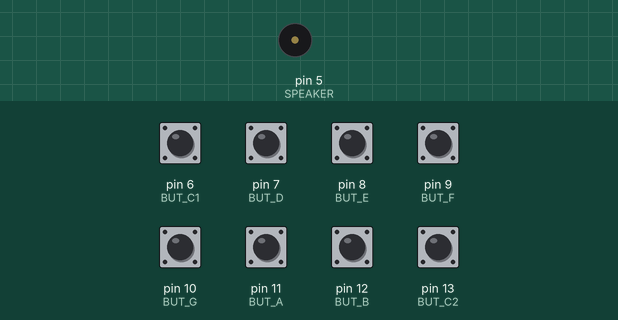
This sketch was run on a simulated Arduino Uno, built with avr-gcc and run on an emulated ATmega328P. On the bench: buzzer (waves = sounding). The inputs (shaded band) are chosen by the test bench; at power-on: pin 6 (BUT_C1), pin 7 (BUT_D), pin 8 (BUT_E), pin 9 (BUT_F), pin 10 (BUT_G), pin 11 (BUT_A), pin 12 (BUT_B), pin 13 (BUT_C2) HIGH.

Above: at 1.2 s.
1.3 s: pin 6 (BUT_C1) pulled LOW for 0.15 s
At 1.38 s:
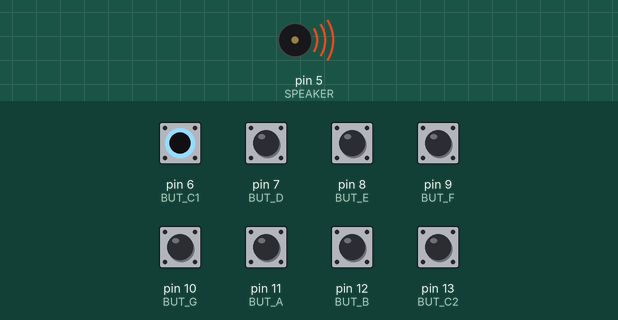
Timing chart, 0 to 4.3 s (numbered marks = the images above; inputs shaded):
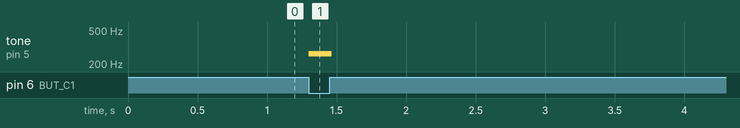

The sketch:

Piano.ino
```cpp
/* FILE:    Piano
   DATE:    19/09/16
   VERSION: 0.1
   AUTHOR:  Andrew Davies

19/09/16 version 0.1: Original version

THIS SOFTWARE IS PROVIDED "AS IS". HOBBY COMPONENTS MAKES NO WARRANTIES, WHETHER
EXPRESS, IMPLIED OR STATUTORY, INCLUDING, BUT NOT LIMITED TO, IMPLIED WARRANTIES OF
MERCHANTABILITY AND FITNESS FOR A PARTICULAR PURPOSE, ACCURACY OR LACK OF NEGLIGENCE.
HOBBY COMPONENTS SHALL NOT, IN ANY CIRCUMSTANCES, BE LIABLE FOR ANY DAMAGES,
INCLUDING, BUT NOT LIMITED TO, SPECIAL, INCIDENTAL OR CONSEQUENTIAL DAMAGES FOR ANY
REASON WHATSOEVER.
*/

/* Digital pin for speaker output */
#define SPEAKER 5

/* Digital inputs for the 8 buttons */
#define BUT_C1 6
#define BUT_D 7
#define BUT_E 8
#define BUT_F 9
#define BUT_G 10
#define BUT_A 11
#define BUT_B 12
#define BUT_C2 13

void setup()
{
  /* Set all push button pins to inputs with a pullup resistor */
  pinMode(BUT_C1, INPUT_PULLUP);
  pinMode(BUT_D, INPUT_PULLUP);
  pinMode(BUT_E, INPUT_PULLUP);
  pinMode(BUT_F, INPUT_PULLUP);
  pinMode(BUT_G, INPUT_PULLUP);
  pinMode(BUT_A, INPUT_PULLUP);
  pinMode(BUT_B, INPUT_PULLUP);
  pinMode(BUT_C2, INPUT_PULLUP);
}

void loop()
{
  /* Check each button and if one is pressed play the corresponding note */
  if(!digitalRead(BUT_C1))
    tone(SPEAKER, 262, 15);
  if(!digitalRead(BUT_D))
    tone(SPEAKER, 294, 15);
  if(!digitalRead(BUT_E))
    tone(SPEAKER, 330, 15);
  if(!digitalRead(BUT_F))
    tone(SPEAKER, 349, 15);
  if(!digitalRead(BUT_G))
    tone(SPEAKER, 392, 15);
  if(!digitalRead(BUT_A))
    tone(SPEAKER, 440, 15);
  if(!digitalRead(BUT_B))
    tone(SPEAKER, 494, 15);
  if(!digitalRead(BUT_C2))
    tone(SPEAKER, 523, 15);
}
```

Measured:
- after the input at 1.3 s, tone on pin 5 (SPEAKER): silent → 262 Hz at once, → silent 0.16 s later
